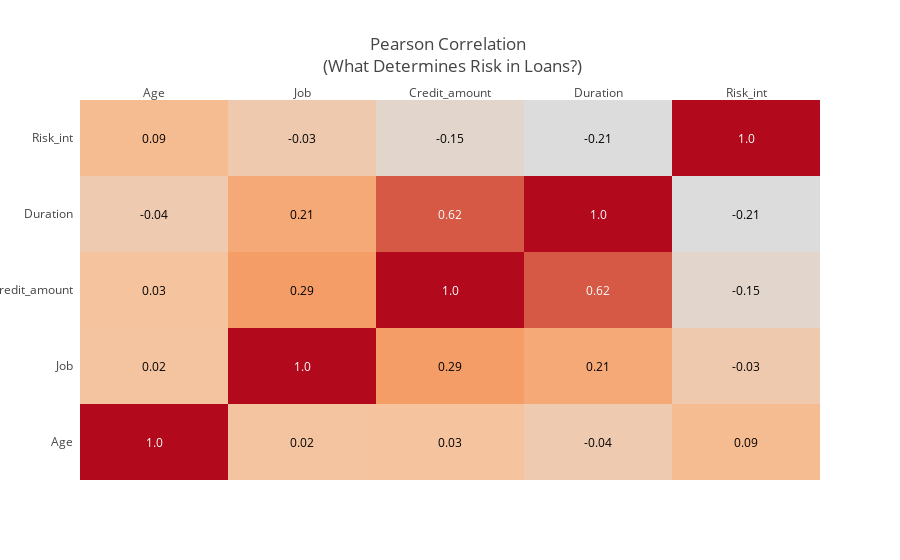

Notebook code cell kept with this figure:
### Code cell
import plotly.plotly as py
import plotly.figure_factory as ff


corr = df.corr()

arr_corr = corr.values
arr_corr = np.around(arr_corr, decimals=2)

columns = corr.columns.values.tolist()

fig = ff.create_annotated_heatmap(arr_corr, x=columns, y=columns, colorscale='Reds')

fig.layout.title = 'Pearson Correlation <br> (What Determines Risk in Loans?)'
iplot(fig, filename='annotated_heatmap')

### Figure 1 — Plotly figure (JSON) as saved in the notebook; plotly's stock layout.template omitted (floating-point values rounded to 4 significant figures)
{"data": [{"colorscale": "Reds", "showscale": false, "type": "heatmap", "uid": "f1293154-43bb-11eb-b239-0242ac130202", "x": ["Age", "Job", "Credit_amount", "Duration", "Risk_int"], "y": ["Age", "Job", "Credit_amount", "Duration", "Risk_int"], "z": [[1, 0.02, 0.03, -0.04, 0.09], [0.02, 1, 0.29, 0.21, -0.03], [0.03, 0.29, 1, 0.62, -0.15], [-0.04, 0.21, 0.62, 1, -0.21], [0.09, -0.03, -0.15, -0.21, 1]]}], "layout": {"annotations": [{"font": {"color": "#FFFFFF"}, "showarrow": false, "text": "1.0", "x": "Age", "xref": "x", "y": "Age", "yref": "y"}, {"font": {"color": "#000000"}, "showarrow": false, "text": "0.02", "x": "Job", "xref": "x", "y": "Age", "yref": "y"}, {"font": {"color": "#000000"}, "showarrow": false, "text": "0.03", "x": "Credit_amount", "xref": "x", "y": "Age", "yref": "y"}, {"font": {"color": "#000000"}, "showarrow": false, "text": "-0.04", "x": "Duration", "xref": "x", "y": "Age", "yref": "y"}, {"font": {"color": "#000000"}, "showarrow": false, "text": "0.09", "x": "Risk_int", "xref": "x", "y": "Age", "yref": "y"}, {"font": {"color": "#000000"}, "showarrow": false, "text": "0.02", "x": "Age", "xref": "x", "y": "Job", "yref": "y"}, {"font": {"color": "#FFFFFF"}, "showarrow": false, "text": "1.0", "x": "Job", "xref": "x", "y": "Job", "yref": "y"}, {"font": {"color": "#000000"}, "showarrow": false, "text": "0.29", "x": "Credit_amount", "xref": "x", "y": "Job", "yref": "y"}, {"font": {"color": "#000000"}, "showarrow": false, "text": "0.21", "x": "Duration", "xref": "x", "y": "Job", "yref": "y"}, {"font": {"color": "#000000"}, "showarrow": false, "text": "-0.03", "x": "Risk_int", "xref": "x", "y": "Job", "yref": "y"}, {"font": {"color": "#000000"}, "showarrow": false, "text": "0.03", "x": "Age", "xref": "x", "y": "Credit_amount", "yref": "y"}, {"font": {"color": "#000000"}, "showarrow": false, "text": "0.29", "x": "Job", "xref": "x", "y": "Credit_amount", "yref": "y"}, {"font": {"color": "#FFFFFF"}, "showarrow": false, "text": "1.0", "x": "Credit_amount", "xref": "x", "y": "Credit_amount", "yref": "y"}, {"font": {"color": "#FFFFFF"}, "showarrow": false, "text": "0.62", "x": "Duration", "xref": "x", "y": "Credit_amount", "yref": "y"}, {"font": {"color": "#000000"}, "showarrow": false, "text": "-0.15", "x": "Risk_int", "xref": "x", "y": "Credit_amount", "yref": "y"}, {"font": {"color": "#000000"}, "showarrow": false, "text": "-0.04", "x": "Age", "xref": "x", "y": "Duration", "yref": "y"}, {"font": {"color": "#000000"}, "showarrow": false, "text": "0.21", "x": "Job", "xref": "x", "y": "Duration", "yref": "y"}, {"font": {"color": "#FFFFFF"}, "showarrow": false, "text": "0.62", "x": "Credit_amount", "xref": "x", "y": "Duration", "yref": "y"}, {"font": {"color": "#FFFFFF"}, "showarrow": false, "text": "1.0", "x": "Duration", "xref": "x", "y": "Duration", "yref": "y"}, {"font": {"color": "#000000"}, "showarrow": false, "text": "-0.21", "x": "Risk_int", "xref": "x", "y": "Duration", "yref": "y"}, {"font": {"color": "#000000"}, "showarrow": false, "text": "0.09", "x": "Age", "xref": "x", "y": "Risk_int", "yref": "y"}, {"font": {"color": "#000000"}, "showarrow": false, "text": "-0.03", "x": "Job", "xref": "x", "y": "Risk_int", "yref": "y"}, {"font": {"color": "#000000"}, "showarrow": false, "text": "-0.15", "x": "Credit_amount", "xref": "x", "y": "Risk_int", "yref": "y"}, {"font": {"color": "#000000"}, "showarrow": false, "text": "-0.21", "x": "Duration", "xref": "x", "y": "Risk_int", "yref": "y"}, {"font": {"color": "#FFFFFF"}, "showarrow": false, "text": "1.0", "x": "Risk_int", "xref": "x", "y": "Risk_int", "yref": "y"}], "title": "Pearson Correlation <br> (What Determines Risk in Loans?)", "xaxis": {"dtick": 1, "gridcolor": "rgb(0, 0, 0)", "side": "top", "ticks": ""}, "yaxis": {"dtick": 1, "ticks": "", "ticksuffix": "  "}}}
